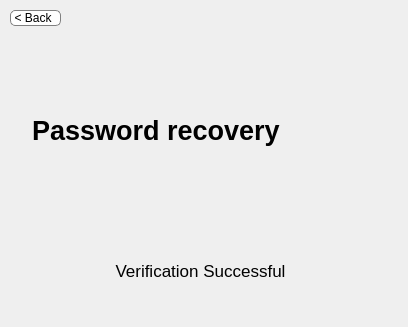
             <widget class="QWidget" name="page_9">
              <widget class="QLabel" name="label_3">
               <property name="geometry">
                <rect>
                 <x>160</x>
                 <y>180</y>
                 <width>70</width>
                 <height>70</height>
                </rect>
               </property>
               <property name="text">
                <string/>
               </property>
               <property name="pixmap">
                <pixmap resource="Resources.qrc">:/new/prefix1/Resources/accept.png</pixmap>
               </property>
               <property name="scaledContents">
                <bool>true</bool>
               </property>
              </widget>
              <widget class="QLabel" name="label_28">
               <property name="geometry">
                <rect>
                 <x>32</x>
                 <y>110</y>
                 <width>351</width>
                 <height>41</height>
                </rect>
               </property>
               <property name="minimumSize">
                <size>
                 <width>351</width>
                 <height>0</height>
                </size>
               </property>
               <property name="font">
                <font>
                 <pointsize>20</pointsize>
                 <bold>true</bold>
                </font>
               </property>
               <property name="text">
                <string>Password recovery</string>
               </property>
              </widget>
              <widget class="QLabel" name="label_4">
               <property name="geometry">
                <rect>
                 <x>100</x>
                 <y>260</y>
                 <width>201</width>
                 <height>21</height>
                </rect>
               </property>
               <property name="font">
                <font>
                 <pointsize>13</pointsize>
                </font>
               </property>
               <property name="text">
                <string>Verification Successful</string>
               </property>
               <property name="alignment">
                <set>Qt::AlignmentFlag::AlignCenter</set>
               </property>
              </widget>
              <widget class="QPushButton" name="backbtn_3">
               <property name="geometry">
                <rect>
                 <x>10</x>
                 <y>10</y>
                 <width>51</width>
                 <height>16</height>
                </rect>
               </property>
               <property name="styleSheet">
                <string notr="true">padding-left:-5px;
border: 0.5px solid gray;
border-radius: 5px;
background-color: rgb(255, 255, 255);</string>
               </property>
               <property name="text">
                <string>&lt; Back</string>
               </property>
              </widget>
              <widget class="QLabel" name="mk">
               <property name="geometry">
                <rect>
                 <x>0</x>
                 <y>300</y>
                 <width>399</width>
                 <height>18</height>
                </rect>
               </property>
               <property name="font">
                <font>
                 <pointsize>10</pointsize>
                </font>
               </property>
               <property name="text">
                <string/>
               </property>
               <property name="alignment">
                <set>Qt::AlignmentFlag::AlignCenter</set>
               </property>
              </widget>
             </widget>
